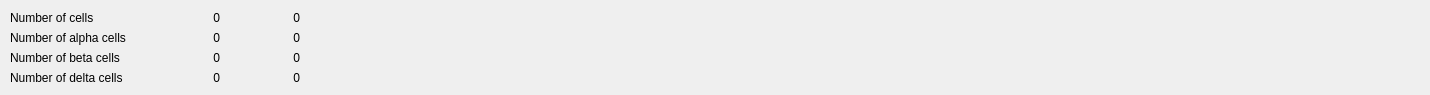
      <widget class="QWidget" name="tab_initial_islet_stats">
       <attribute name="title">
        <string>Initial islet</string>
       </attribute>
       <widget class="QLabel" name="ini_ncells_label">
        <property name="geometry">
         <rect>
          <x>10</x>
          <y>10</y>
          <width>141</width>
          <height>16</height>
         </rect>
        </property>
        <property name="text">
         <string>Number of cells</string>
        </property>
       </widget>
       <widget class="QLabel" name="ini_alpha_cells_label">
        <property name="geometry">
         <rect>
          <x>10</x>
          <y>30</y>
          <width>141</width>
          <height>16</height>
         </rect>
        </property>
        <property name="text">
         <string>Number of alpha cells</string>
        </property>
       </widget>
       <widget class="QLabel" name="ini_beta_cells_label">
        <property name="geometry">
         <rect>
          <x>10</x>
          <y>50</y>
          <width>1411</width>
          <height>16</height>
         </rect>
        </property>
        <property name="text">
         <string>Number of beta cells</string>
        </property>
       </widget>
       <widget class="QLabel" name="ini_delta_cells_label">
        <property name="geometry">
         <rect>
          <x>10</x>
          <y>70</y>
          <width>141</width>
          <height>16</height>
         </rect>
        </property>
        <property name="text">
         <string>Number of delta cells</string>
        </property>
       </widget>
       <widget class="QLabel" name="ini_ncells_value">
        <property name="geometry">
         <rect>
          <x>170</x>
          <y>10</y>
          <width>50</width>
          <height>15</height>
         </rect>
        </property>
        <property name="text">
         <string>0</string>
        </property>
        <property name="alignment">
         <set>Qt::AlignRight|Qt::AlignTrailing|Qt::AlignVCenter</set>
        </property>
       </widget>
       <widget class="QLabel" name="ini_alphacells_value">
        <property name="geometry">
         <rect>
          <x>170</x>
          <y>30</y>
          <width>50</width>
          <height>15</height>
         </rect>
        </property>
        <property name="text">
         <string>0</string>
        </property>
        <property name="alignment">
         <set>Qt::AlignRight|Qt::AlignTrailing|Qt::AlignVCenter</set>
        </property>
       </widget>
       <widget class="QLabel" name="ini_betacells_value">
        <property name="geometry">
         <rect>
          <x>170</x>
          <y>50</y>
          <width>50</width>
          <height>15</height>
         </rect>
        </property>
        <property name="text">
         <string>0</string>
        </property>
        <property name="alignment">
         <set>Qt::AlignRight|Qt::AlignTrailing|Qt::AlignVCenter</set>
        </property>
       </widget>
       <widget class="QLabel" name="ini_deltacells_value">
        <property name="geometry">
         <rect>
          <x>170</x>
          <y>70</y>
          <width>50</width>
          <height>15</height>
         </rect>
        </property>
        <property name="text">
         <string>0</string>
        </property>
        <property name="alignment">
         <set>Qt::AlignRight|Qt::AlignTrailing|Qt::AlignVCenter</set>
        </property>
       </widget>
       <widget class="QLabel" name="ini_ncells_perc">
        <property name="geometry">
         <rect>
          <x>250</x>
          <y>10</y>
          <width>50</width>
          <height>15</height>
         </rect>
        </property>
        <property name="text">
         <string>0</string>
        </property>
        <property name="alignment">
         <set>Qt::AlignRight|Qt::AlignTrailing|Qt::AlignVCenter</set>
        </property>
       </widget>
       <widget class="QLabel" name="ini_alphacells_perc">
        <property name="geometry">
         <rect>
          <x>250</x>
          <y>30</y>
          <width>50</width>
          <height>15</height>
         </rect>
        </property>
        <property name="text">
         <string>0</string>
        </property>
        <property name="alignment">
         <set>Qt::AlignRight|Qt::AlignTrailing|Qt::AlignVCenter</set>
        </property>
       </widget>
       <widget class="QLabel" name="ini_betacells_perc">
        <property name="geometry">
         <rect>
          <x>250</x>
          <y>50</y>
          <width>50</width>
          <height>15</height>
         </rect>
        </property>
        <property name="text">
         <string>0</string>
        </property>
        <property name="alignment">
         <set>Qt::AlignRight|Qt::AlignTrailing|Qt::AlignVCenter</set>
        </property>
       </widget>
       <widget class="QLabel" name="ini_deltacells_perc">
        <property name="geometry">
         <rect>
          <x>250</x>
          <y>70</y>
          <width>50</width>
          <height>15</height>
         </rect>
        </property>
        <property name="text">
         <string>0</string>
        </property>
        <property name="alignment">
         <set>Qt::AlignRight|Qt::AlignTrailing|Qt::AlignVCenter</set>
        </property>
       </widget>
      </widget>
